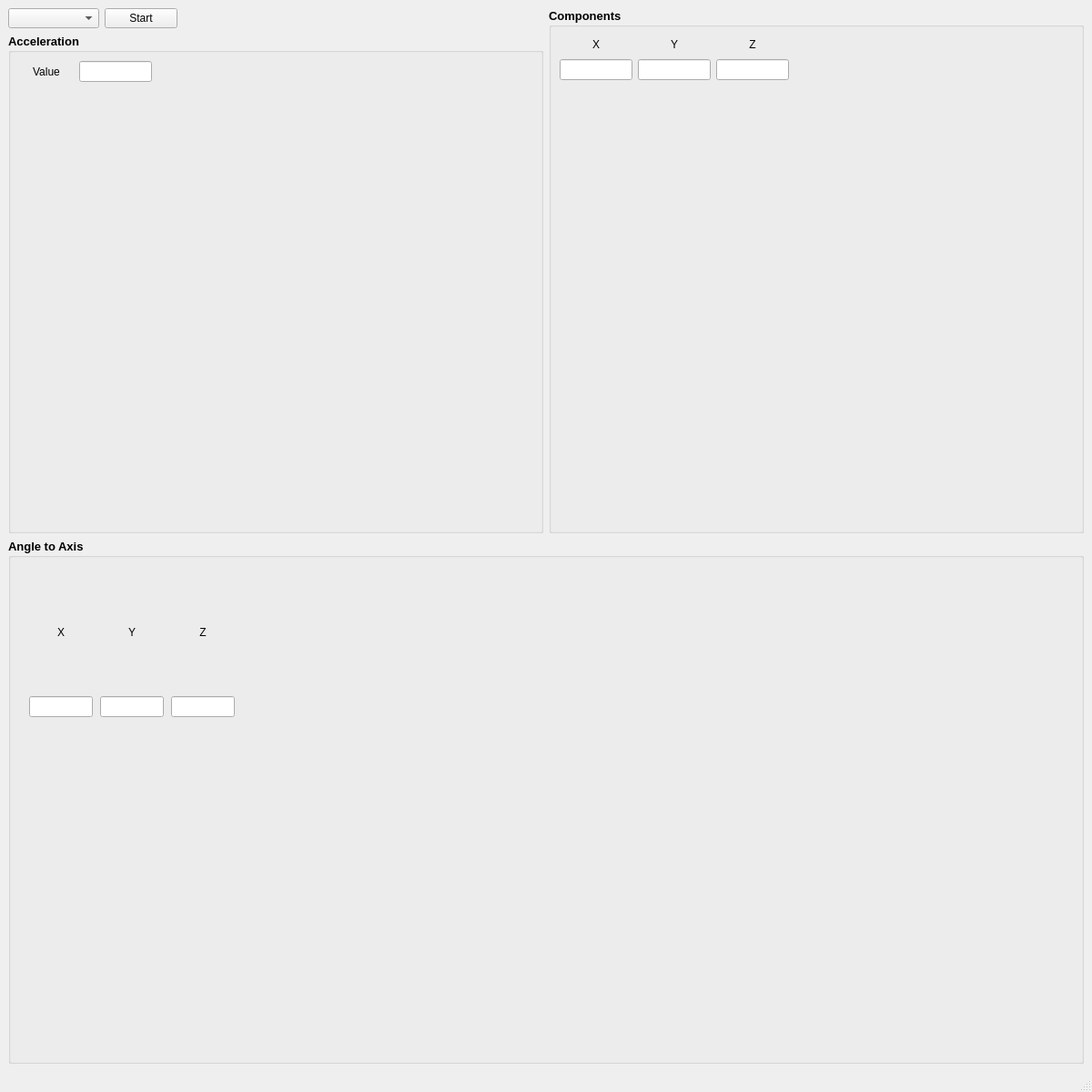
<?xml version="1.0" encoding="UTF-8"?>
<ui version="4.0">
 <class>MainWindow</class>
 <widget class="QMainWindow" name="MainWindow">
  <property name="geometry">
   <rect>
    <x>0</x>
    <y>0</y>
    <width>1200</width>
    <height>1200</height>
   </rect>
  </property>
  <property name="sizePolicy">
   <sizepolicy hsizetype="Expanding" vsizetype="Expanding">
    <horstretch>0</horstretch>
    <verstretch>0</verstretch>
   </sizepolicy>
  </property>
  <property name="minimumSize">
   <size>
    <width>0</width>
    <height>0</height>
   </size>
  </property>
  <property name="maximumSize">
   <size>
    <width>16777215</width>
    <height>16777215</height>
   </size>
  </property>
  <property name="windowTitle">
   <string>MainWindow</string>
  </property>
  <widget class="QWidget" name="centralwidget">
   <layout class="QVBoxLayout" name="verticalLayout_11">
    <item>
     <layout class="QHBoxLayout" name="horizontalLayout_8">
      <item>
       <layout class="QVBoxLayout" name="verticalLayout_10">
        <item>
         <layout class="QHBoxLayout" name="horizontalLayout">
          <item>
           <widget class="QComboBox" name="cbox_Port">
            <property name="minimumSize">
             <size>
              <width>100</width>
              <height>0</height>
             </size>
            </property>
           </widget>
          </item>
          <item>
           <widget class="QPushButton" name="pbtn_Switch">
            <property name="text">
             <string>Start</string>
            </property>
           </widget>
          </item>
          <item>
           <spacer name="horizontalSpacer_2">
            <property name="orientation">
             <enum>Qt::Horizontal</enum>
            </property>
            <property name="sizeHint" stdset="0">
             <size>
              <width>40</width>
              <height>20</height>
             </size>
            </property>
           </spacer>
          </item>
         </layout>
        </item>
        <item>
         <widget class="QGroupBox" name="gbox_Acce">
          <property name="font">
           <font>
            <pointsize>10</pointsize>
            <bold>true</bold>
           </font>
          </property>
          <property name="title">
           <string>Acceleration</string>
          </property>
          <layout class="QHBoxLayout" name="horizontalLayout_3">
           <item>
            <layout class="QVBoxLayout" name="verticalLayout">
             <item>
              <layout class="QHBoxLayout" name="horizontalLayout_2">
               <item>
                <widget class="QLabel" name="lbl_Acce">
                 <property name="minimumSize">
                  <size>
                   <width>60</width>
                   <height>0</height>
                  </size>
                 </property>
                 <property name="maximumSize">
                  <size>
                   <width>60</width>
                   <height>16777215</height>
                  </size>
                 </property>
                 <property name="font">
                  <font>
                   <pointsize>9</pointsize>
                   <bold>false</bold>
                  </font>
                 </property>
                 <property name="text">
                  <string>Value</string>
                 </property>
                 <property name="alignment">
                  <set>Qt::AlignCenter</set>
                 </property>
                </widget>
               </item>
               <item>
                <widget class="QLineEdit" name="ltxt_Acce_Total">
                 <property name="minimumSize">
                  <size>
                   <width>80</width>
                   <height>0</height>
                  </size>
                 </property>
                 <property name="maximumSize">
                  <size>
                   <width>80</width>
                   <height>16777215</height>
                  </size>
                 </property>
                 <property name="font">
                  <font>
                   <pointsize>10</pointsize>
                   <bold>false</bold>
                  </font>
                 </property>
                 <property name="alignment">
                  <set>Qt::AlignLeading|Qt::AlignLeft|Qt::AlignVCenter</set>
                 </property>
                 <property name="readOnly">
                  <bool>true</bool>
                 </property>
                </widget>
               </item>
               <item>
                <spacer name="horizontalSpacer">
                 <property name="orientation">
                  <enum>Qt::Horizontal</enum>
                 </property>
                 <property name="sizeHint" stdset="0">
                  <size>
                   <width>40</width>
                   <height>20</height>
                  </size>
                 </property>
                </spacer>
               </item>
              </layout>
             </item>
             <item>
              <widget class="QChartView" name="view_Acce" native="true">
               <property name="minimumSize">
                <size>
                 <width>300</width>
                 <height>300</height>
                </size>
               </property>
              </widget>
             </item>
            </layout>
           </item>
          </layout>
         </widget>
        </item>
       </layout>
      </item>
      <item>
       <widget class="QGroupBox" name="gbox_AcceComponents">
        <property name="font">
         <font>
          <pointsize>10</pointsize>
          <bold>true</bold>
         </font>
        </property>
        <property name="title">
         <string>Components</string>
        </property>
        <layout class="QVBoxLayout" name="verticalLayout_5">
         <item>
          <layout class="QHBoxLayout" name="horizontalLayout_5">
           <item>
            <layout class="QHBoxLayout" name="horizontalLayout_4">
             <item>
              <layout class="QVBoxLayout" name="verticalLayout_4">
               <item>
                <widget class="QLabel" name="lbl_X">
                 <property name="minimumSize">
                  <size>
                   <width>80</width>
                   <height>0</height>
                  </size>
                 </property>
                 <property name="maximumSize">
                  <size>
                   <width>80</width>
                   <height>20</height>
                  </size>
                 </property>
                 <property name="font">
                  <font>
                   <pointsize>9</pointsize>
                   <bold>false</bold>
                   <kerning>true</kerning>
                  </font>
                 </property>
                 <property name="text">
                  <string>X</string>
                 </property>
                 <property name="alignment">
                  <set>Qt::AlignCenter</set>
                 </property>
                </widget>
               </item>
               <item>
                <widget class="QLineEdit" name="ltxt_Acce_X">
                 <property name="minimumSize">
                  <size>
                   <width>80</width>
                   <height>0</height>
                  </size>
                 </property>
                 <property name="maximumSize">
                  <size>
                   <width>80</width>
                   <height>16777215</height>
                  </size>
                 </property>
                 <property name="font">
                  <font>
                   <pointsize>10</pointsize>
                   <bold>false</bold>
                  </font>
                 </property>
                 <property name="alignment">
                  <set>Qt::AlignLeading|Qt::AlignLeft|Qt::AlignVCenter</set>
                 </property>
                 <property name="readOnly">
                  <bool>true</bool>
                 </property>
                </widget>
               </item>
              </layout>
             </item>
             <item>
              <layout class="QVBoxLayout" name="verticalLayout_3">
               <item>
                <widget class="QLabel" name="lbl_Y">
                 <property name="minimumSize">
                  <size>
                   <width>80</width>
                   <height>0</height>
                  </size>
                 </property>
                 <property name="maximumSize">
                  <size>
                   <width>80</width>
                   <height>20</height>
                  </size>
                 </property>
                 <property name="font">
                  <font>
                   <pointsize>9</pointsize>
                   <bold>false</bold>
                   <kerning>true</kerning>
                  </font>
                 </property>
                 <property name="text">
                  <string>Y</string>
                 </property>
                 <property name="alignment">
                  <set>Qt::AlignCenter</set>
                 </property>
                </widget>
               </item>
               <item>
                <widget class="QLineEdit" name="ltxt_Acce_Y">
                 <property name="minimumSize">
                  <size>
                   <width>80</width>
                   <height>0</height>
                  </size>
                 </property>
                 <property name="maximumSize">
                  <size>
                   <width>80</width>
                   <height>16777215</height>
                  </size>
                 </property>
                 <property name="font">
                  <font>
                   <pointsize>10</pointsize>
                   <bold>false</bold>
                  </font>
                 </property>
                 <property name="alignment">
                  <set>Qt::AlignLeading|Qt::AlignLeft|Qt::AlignVCenter</set>
                 </property>
                 <property name="readOnly">
                  <bool>true</bool>
                 </property>
                </widget>
               </item>
              </layout>
             </item>
             <item>
              <layout class="QVBoxLayout" name="verticalLayout_2">
               <item>
                <widget class="QLabel" name="lbl_Z">
                 <property name="minimumSize">
                  <size>
                   <width>80</width>
                   <height>0</height>
                  </size>
                 </property>
                 <property name="maximumSize">
                  <size>
                   <width>80</width>
                   <height>20</height>
                  </size>
                 </property>
                 <property name="font">
                  <font>
                   <pointsize>9</pointsize>
                   <bold>false</bold>
                   <kerning>true</kerning>
                  </font>
                 </property>
                 <property name="text">
                  <string>Z</string>
                 </property>
                 <property name="alignment">
                  <set>Qt::AlignCenter</set>
                 </property>
                </widget>
               </item>
               <item>
                <widget class="QLineEdit" name="ltxt_Acce_Z">
                 <property name="minimumSize">
                  <size>
                   <width>80</width>
                   <height>0</height>
                  </size>
                 </property>
                 <property name="maximumSize">
                  <size>
                   <width>80</width>
                   <height>16777215</height>
                  </size>
                 </property>
                 <property name="font">
                  <font>
                   <pointsize>10</pointsize>
                   <bold>false</bold>
                  </font>
                 </property>
                 <property name="alignment">
                  <set>Qt::AlignLeading|Qt::AlignLeft|Qt::AlignVCenter</set>
                 </property>
                 <property name="readOnly">
                  <bool>true</bool>
                 </property>
                </widget>
               </item>
              </layout>
             </item>
            </layout>
           </item>
           <item>
            <spacer name="horizontalSpacer_4">
             <property name="orientation">
              <enum>Qt::Horizontal</enum>
             </property>
             <property name="sizeHint" stdset="0">
              <size>
               <width>40</width>
               <height>20</height>
              </size>
             </property>
            </spacer>
           </item>
          </layout>
         </item>
         <item>
          <widget class="QChartView" name="view_AcceComponents" native="true">
           <property name="minimumSize">
            <size>
             <width>300</width>
             <height>300</height>
            </size>
           </property>
          </widget>
         </item>
        </layout>
       </widget>
      </item>
     </layout>
    </item>
    <item>
     <widget class="QGroupBox" name="gbox_AngleToAxis">
      <property name="font">
       <font>
        <pointsize>10</pointsize>
        <bold>true</bold>
       </font>
      </property>
      <property name="title">
       <string>Angle to Axis</string>
      </property>
      <layout class="QVBoxLayout" name="verticalLayout_9">
       <item>
        <layout class="QHBoxLayout" name="horizontalLayout_7">
         <item>
          <widget class="QWidget" name="widget" native="true">
           <property name="maximumSize">
            <size>
             <width>250</width>
             <height>16777215</height>
            </size>
           </property>
           <layout class="QHBoxLayout" name="horizontalLayout_6">
            <item>
             <layout class="QVBoxLayout" name="verticalLayout_8">
              <item>
               <widget class="QLabel" name="lbl_X_2">
                <property name="minimumSize">
                 <size>
                  <width>70</width>
                  <height>0</height>
                 </size>
                </property>
                <property name="maximumSize">
                 <size>
                  <width>70</width>
                  <height>20</height>
                 </size>
                </property>
                <property name="font">
                 <font>
                  <pointsize>9</pointsize>
                  <bold>false</bold>
                  <kerning>true</kerning>
                 </font>
                </property>
                <property name="text">
                 <string>X</string>
                </property>
                <property name="alignment">
                 <set>Qt::AlignCenter</set>
                </property>
               </widget>
              </item>
              <item>
               <widget class="QLineEdit" name="ltxt_Angle_X">
                <property name="minimumSize">
                 <size>
                  <width>70</width>
                  <height>0</height>
                 </size>
                </property>
                <property name="maximumSize">
                 <size>
                  <width>70</width>
                  <height>16777215</height>
                 </size>
                </property>
                <property name="font">
                 <font>
                  <pointsize>10</pointsize>
                  <bold>false</bold>
                 </font>
                </property>
                <property name="alignment">
                 <set>Qt::AlignLeading|Qt::AlignLeft|Qt::AlignVCenter</set>
                </property>
                <property name="readOnly">
                 <bool>true</bool>
                </property>
               </widget>
              </item>
             </layout>
            </item>
            <item>
             <layout class="QVBoxLayout" name="verticalLayout_7">
              <item>
               <widget class="QLabel" name="lbl_Y_2">
                <property name="minimumSize">
                 <size>
                  <width>70</width>
                  <height>0</height>
                 </size>
                </property>
                <property name="maximumSize">
                 <size>
                  <width>70</width>
                  <height>20</height>
                 </size>
                </property>
                <property name="font">
                 <font>
                  <pointsize>9</pointsize>
                  <bold>false</bold>
                  <kerning>true</kerning>
                 </font>
                </property>
                <property name="text">
                 <string>Y</string>
                </property>
                <property name="alignment">
                 <set>Qt::AlignCenter</set>
                </property>
               </widget>
              </item>
              <item>
               <widget class="QLineEdit" name="ltxt_Angle_Y">
                <property name="minimumSize">
                 <size>
                  <width>70</width>
                  <height>0</height>
                 </size>
                </property>
                <property name="maximumSize">
                 <size>
                  <width>70</width>
                  <height>16777215</height>
                 </size>
                </property>
                <property name="font">
                 <font>
                  <pointsize>10</pointsize>
                  <bold>false</bold>
                 </font>
                </property>
                <property name="alignment">
                 <set>Qt::AlignLeading|Qt::AlignLeft|Qt::AlignVCenter</set>
                </property>
                <property name="readOnly">
                 <bool>true</bool>
                </property>
               </widget>
              </item>
             </layout>
            </item>
            <item>
             <layout class="QVBoxLayout" name="verticalLayout_6">
              <item>
               <widget class="QLabel" name="lbl_Z_2">
                <property name="minimumSize">
                 <size>
                  <width>70</width>
                  <height>0</height>
                 </size>
                </property>
                <property name="maximumSize">
                 <size>
                  <width>70</width>
                  <height>20</height>
                 </size>
                </property>
                <property name="font">
                 <font>
                  <pointsize>9</pointsize>
                  <bold>false</bold>
                  <kerning>true</kerning>
                 </font>
                </property>
                <property name="text">
                 <string>Z</string>
                </property>
                <property name="alignment">
                 <set>Qt::AlignCenter</set>
                </property>
               </widget>
              </item>
              <item>
               <widget class="QLineEdit" name="ltxt_Angle_Z">
                <property name="minimumSize">
                 <size>
                  <width>70</width>
                  <height>0</height>
                 </size>
                </property>
                <property name="maximumSize">
                 <size>
                  <width>70</width>
                  <height>16777215</height>
                 </size>
                </property>
                <property name="font">
                 <font>
                  <pointsize>10</pointsize>
                  <bold>false</bold>
                 </font>
                </property>
                <property name="alignment">
                 <set>Qt::AlignLeading|Qt::AlignLeft|Qt::AlignVCenter</set>
                </property>
                <property name="readOnly">
                 <bool>true</bool>
                </property>
               </widget>
              </item>
             </layout>
            </item>
           </layout>
          </widget>
         </item>
         <item>
          <spacer name="horizontalSpacer_3">
           <property name="orientation">
            <enum>Qt::Horizontal</enum>
           </property>
           <property name="sizeHint" stdset="0">
            <size>
             <width>40</width>
             <height>20</height>
            </size>
           </property>
          </spacer>
         </item>
        </layout>
       </item>
       <item>
        <widget class="QChartView" name="view_AngleToAxis" native="true">
         <property name="minimumSize">
          <size>
           <width>600</width>
           <height>300</height>
          </size>
         </property>
        </widget>
       </item>
      </layout>
     </widget>
    </item>
   </layout>
  </widget>
  <widget class="QMenuBar" name="menubar">
   <property name="geometry">
    <rect>
     <x>0</x>
     <y>0</y>
     <width>1200</width>
     <height>25</height>
    </rect>
   </property>
  </widget>
  <widget class="QStatusBar" name="statusbar"/>
 </widget>
 <customwidgets>
  <customwidget>
   <class>QChartView</class>
   <extends>QWidget</extends>
   <header location="global">QtCharts/QChartView</header>
   <container>1</container>
  </customwidget>
 </customwidgets>
 <resources/>
 <connections/>
</ui>
